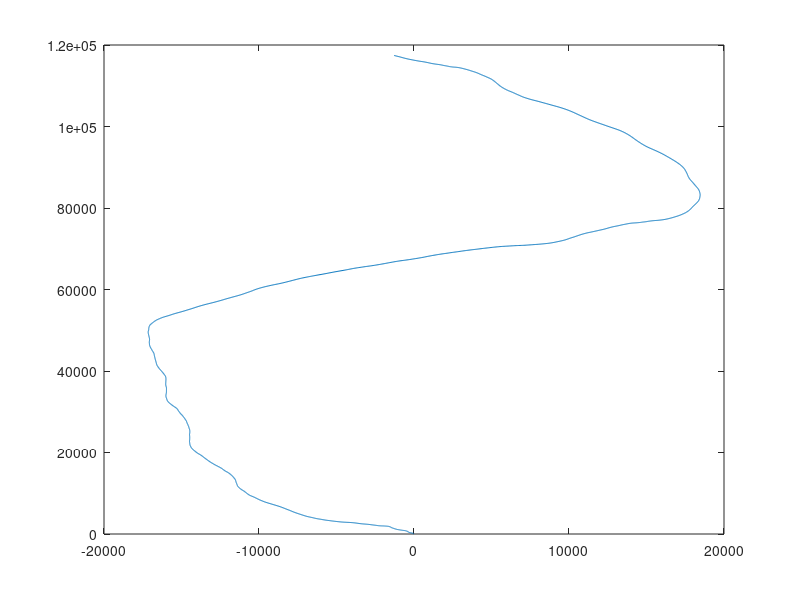

MATLAB code for this plot: (Note: this script raises an error after producing the figure.)


%% Part 1
clear all, close all, clc
rng(5)
N = 6;

k = 3.5;
zn = [[0,0]',[k,0]',[0,k]',[0,-k]',[-k,0]'];
P = (1/20)*(diag(15*ones(1,5))+ones(5));

deltaT = 0.5;

alpha = 0.6;
sigmatil = [1 deltaT deltaT^2/2; 0 1 deltaT; 0 0 alpha];
sigmamat = [sigmatil, zeros(3);  zeros(3), sigmatil];

psiZtil = [deltaT^2/2 deltaT 0]';
psiWtil = [deltaT^2/2 deltaT 1]';
psiZ = [psiZtil zeros(3,1); zeros(3,1) psiZtil];
psiW = [psiWtil zeros(3,1); zeros(3,1) psiWtil];

X0 = mvnrnd(zeros(N,1), diag([500,5,5,200,5,5]))';

direction = round(rand(1)*4)+1;
Z0 = zn(:,direction);

sigma = 0.5;
Wi = mvnrnd(zeros(2,1), sigma^2*eye(2))';
Xi = X0;
Zi = Z0;

m = 3000;
states = zeros(m,2);

for i = 1:m
    Xi = sigmamat*Xi + psiZ*Zi + psiW*Wi;
    
    % update Zi and Wi
    update = rand(1);
    sum = 0;
    for j=1:5
        sum = P(direction,j) + sum;
        if update<sum
            direction = j;
            break
        end
    end
    Zi = zn(:,direction);
    Wi = mvnrnd(zeros(2,1), sigma^2*eye(2))';
    
    states(i,1) = Xi(1);
    states(i,2) = Xi(4);
    
end

plot(states(:,1), states(:,2));


%% Part 3
clear all, close all, clc

% ------- taken from problem 1 ---------

N = 100;
stat = 6;
k = 3.5;
zn = [[0,0]',[k,0]',[0,k]',[0,-k]',[-k,0]'];
P = (1/20)*(diag(15*ones(1,5))+ones(5));

deltaT = 0.5;

alpha = 0.6;
sigmatil = [1 deltaT deltaT^2/2; 0 1 deltaT; 0 0 alpha];
sigmamat = [sigmatil, zeros(3);  zeros(3), sigmatil];

psiZtil = [deltaT^2/2 deltaT 0]';
psiWtil = [deltaT^2/2 deltaT 1]';
psiZ = [psiZtil zeros(3,1); zeros(3,1) psiZtil];
psiW = [psiWtil zeros(3,1); zeros(3,1) psiWtil];

X0 = mvnrnd(zeros(stat,1), diag([500,5,5,200,5,5]),N)';

direction = round(rand(N,1)*4)+1;
Z0 = zn(:,direction);

sigma = 0.5;
Wi = mvnrnd(zeros(2,1), sigma^2*eye(2), N)';
Zi = Z0;

% ------- here starts SIS -------

load('RSSI-measurements.mat')
load('stations.mat')

v = 90;
eta = 3;
sigmaVn = 1.5;

% Vn = mvnrnd(0, sigmaVn);
% Y = v - 10*eta*log10(norm([X1, X2]' - pil)) + Vn;

m = size(Y,2)-1;

p = @(x1,x2,y) (1/sqrt(2*pi*sigmaVn^2))^N * prod(exp(-0.5*((y-v-10*eta*log10(norm([x1;x2]' - pos_vec)))/(sigmaVn^2))^2));
Xi = X0;
tau = zeros(2,m);
w = p(Xi(1,:), Xi(4,:), Y(:,1));

tau(:,1) = [Xi(1) Xi(4)].*w/w;
for k = 1:m-1
    Xi = sigmamat*Xi + psiZ*Zi + psiW*Wi;
    
    w = w*p(Xi(1),Xi(4),Y(k+1));
    tau(:,k+1) = [Xi(1);Xi(4)].*w./w;
    
    
    % update Zi and Wi
    update = rand(N,1);
    sum = 0;
    
    
    
    % Could move this outside the for-loop, do this before the time-loop
    for j=1:size(direction)
        
        sum = P(direction,j) + sum;
        if update<sum
            direction = j;
            break
        end
    end
    
    
    Zi = zn(:,direction);
    Wi = mvnrnd(zeros(2,1), sigma^2*eye(2),N)';

end





